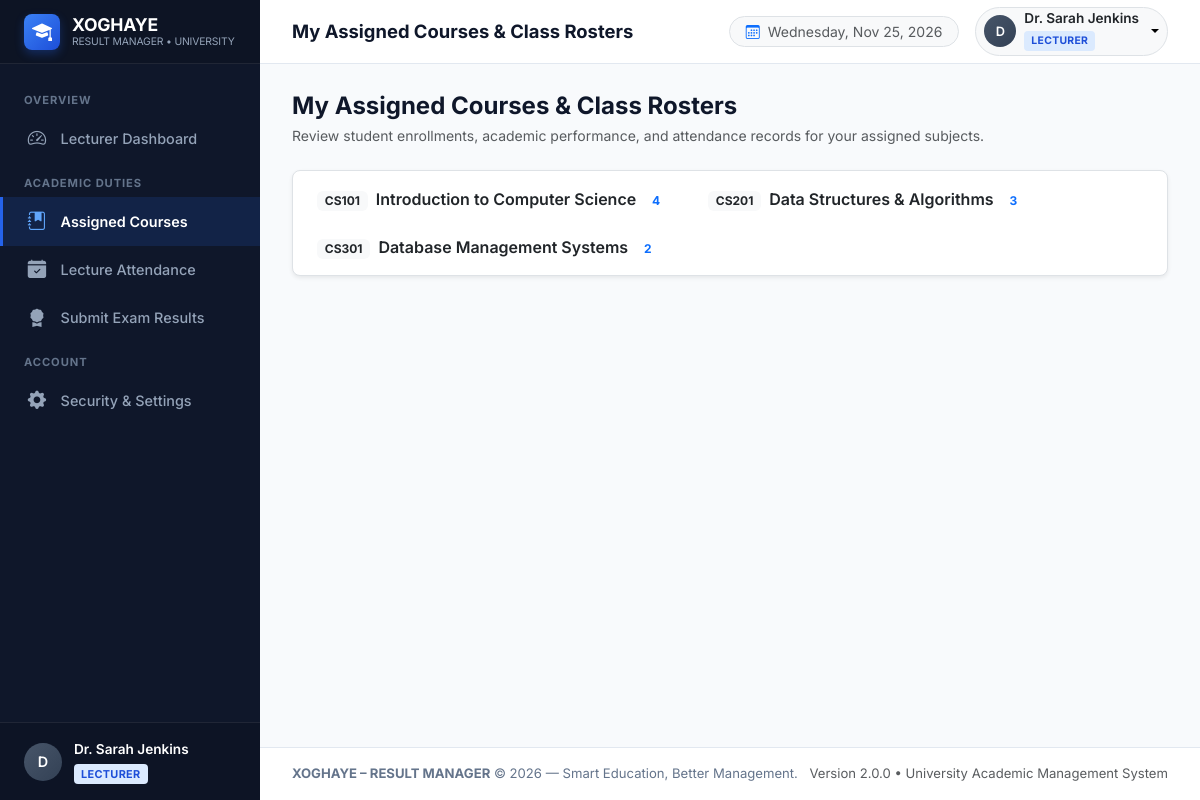
Page /teacher/courses.php?course_id=3 (signed in) on the committed database.
### tables this page shows
CREATE TABLE `courses` (
  `course_id` INT AUTO_INCREMENT PRIMARY KEY,
  `course_name` VARCHAR(150) NOT NULL,
  `course_code` VARCHAR(50) NOT NULL UNIQUE,
  `teacher_id` INT DEFAULT NULL,
  `description` TEXT DEFAULT NULL,
  `created_at` TIMESTAMP DEFAULT CURRENT_TIMESTAMP,
  CONSTRAINT `fk_course_teacher_restrict` FOREIGN KEY (`teacher_id`) 
    REFERENCES `teachers` (`teacher_id`) ON DELETE RESTRICT ON UPDATE CASCADE
);

### config/database.php (called while the page is built, shortened)
            <?php
function base_url($path = '') {
    $protocol = (!empty($_SERVER['HTTPS']) && $_SERVER['HTTPS'] !== 'off') ? "https://" : "http://";
    $host = $_SERVER['HTTP_HOST'] ?? 'localhost';
    $script = str_replace('\\', '/', $_SERVER['SCRIPT_NAME'] ?? '');
    $knownDirs = ['/admin/', '/teacher/', '/student/', '/auth/', '/includes/', '/config/', '/database/', '/assets/'];
    $subPath = null;
    foreach ($knownDirs as $dir) {
        $pos = strpos($script, $dir);
        if ($pos !== false) {
            $subPath = substr($script, 0, $pos);
            break;
        }
    }
    $subPath = $subPath ?? '';
    $base = rtrim($protocol . $host . $subPath, '/');
    $path = ltrim($path, '/');
    return $path === '' ? $base : $base . '/' . $path;
}

### teacher/courses.php (the view, shortened to what this page needs)
<?php
$pdo = get_db_connection();
$user = current_user();
$tStmt = $pdo->prepare("SELECT teacher_id FROM teachers WHERE user_id = :uid LIMIT 1");
$tStmt->execute(['uid' => $user['user_id']]);
$teacher_id = (int)$tStmt->fetchColumn();
$cStmt = $pdo->prepare("
    SELECT c.*,
           (SELECT COUNT(*) FROM enrollments e WHERE e.course_id = c.course_id) as enrolled_count
    FROM courses c
    WHERE c.teacher_id = :tid
    ORDER BY c.course_code ASC
");
$cStmt->execute(['tid' => $teacher_id]);
$courses = $cStmt->fetchAll();
$selected_course_id = isset($_GET['course_id']) ? (int)$_GET['course_id'] : ($courses[0]['course_id'] ?? 0);
require_once __DIR__ . '/../includes/header.php';
?>
<div class="d-flex flex-column flex-sm-row justify-content-between align-items-start align-items-sm-center gap-3 mb-4">
    <div>
        <h4 class="fw-bold mb-1">My Assigned Courses & Class Rosters</h4>
        <p class="text-muted small mb-0">Review student enrollments, academic performance, and attendance records for your assigned subjects.</p>
    </div>
</div>
<?php if (empty($courses)): ?>
    <div class="card-modern text-center py-5">
        <i class="bi bi-journal-x fs-1 text-muted d-block mb-2"></i>
        <h5>No Assigned Courses</h5>
        <p class="text-muted">You have not been assigned to teach any courses yet. Please contact your system administrator.</p>
    </div>
<?php else: ?>
    <ul class="nav nav-pills mb-4 gap-2 flex-wrap bg-white p-2 rounded-3 border shadow-sm">
        <?php foreach ($courses as $c): ?>
            <li class="nav-item">
                <a class="nav-link py-2 px-3 fw-semibold <?php echo ($selected_course_id === (int)$c['course_id']) ? 'active bg-primary' : 'text-dark'; ?>"
                   href="<?php echo base_url('teacher/courses.php?course_id=' . $c['course_id']); ?>">
                    <span class="badge bg-light text-dark me-1"><?php echo htmlspecialchars($c['course_code']); ?></span>
                    <?php echo htmlspecialchars($c['course_name']); ?>
                    <span class="badge bg-white text-primary ms-1"><?php echo (int)$c['enrolled_count']; ?></span>
                </a>
            </li>
        <?php endforeach; ?>
    </ul>
<?php endif; ?>
<?php require_once __DIR__ . '/../includes/footer.php'; ?>

### assets/css/style.css (style rules this page uses)
:root { --primary-color: #2563eb; --primary-hover: #1d4ed8; --primary-dark: #1e40af; --primary-light: #eff6ff; --secondary-color: #64748b; --accent-color: #0284c7; --success-color: #10b981; --warning-color: #f59e0b; --danger-color: #ef4444; --info-color: #06b6d4; --bg-body: #f8fafc; --bg-card: #ffffff; --border-color: #e2e8f0; --text-dark: #0f172a; --text-muted: #64748b; --sidebar-width: 260px; --sidebar-bg: #0f172a; --sidebar-hover: #1e293b; --sidebar-active: #2563eb; --sidebar-text: #94a3b8; --sidebar-text-bright: #ffffff; --navbar-height: 64px; --font-family: 'Inter', -apple-system, BlinkMacSystemFont, "Segoe UI", Roboto, Helvetica, Arial, sans-serif; --transition-fast: all 0.2s ease-in-out; }
body { font-family: var(--font-family); background-color: var(--bg-body); color: var(--text-dark); min-height: 100vh; margin: 0; display: flex; flex-direction: column; overflow-x: hidden; }

### rows in the picture
courses: course_code "CS101", course_name "Introduction to Computer Science", enrolled_count "4"
courses: course_code "CS201", course_name "Data Structures & Algorithms", enrolled_count "3"
courses: course_code "CS301", course_name "Database Management Systems", enrolled_count "2"

### other values in the picture
APP_SHORT_NAME "XOGHAYE"
substr($user['full_name'], 0, 1) "D"
$user['full_name'] "Dr. Sarah Jenkins"
$page_title "My Assigned Courses & Class Rosters"
$role_display "LECTURER"
APP_NAME "XOGHAYE – RESULT MANAGER"
APP_TAGLINE "Smart Education, Better Management."
APP_VERSION "2.0.0"
